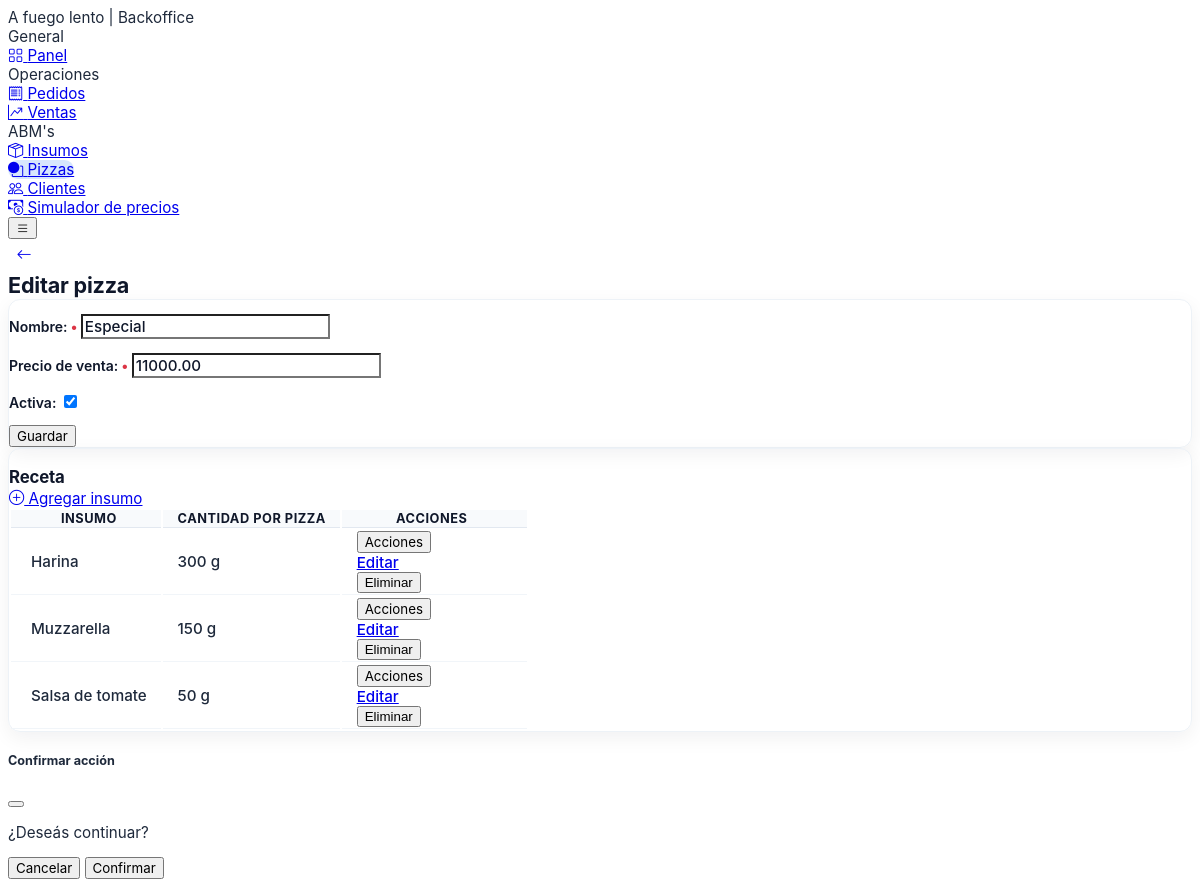
The app's page /pizzas/3/edit/, older data.
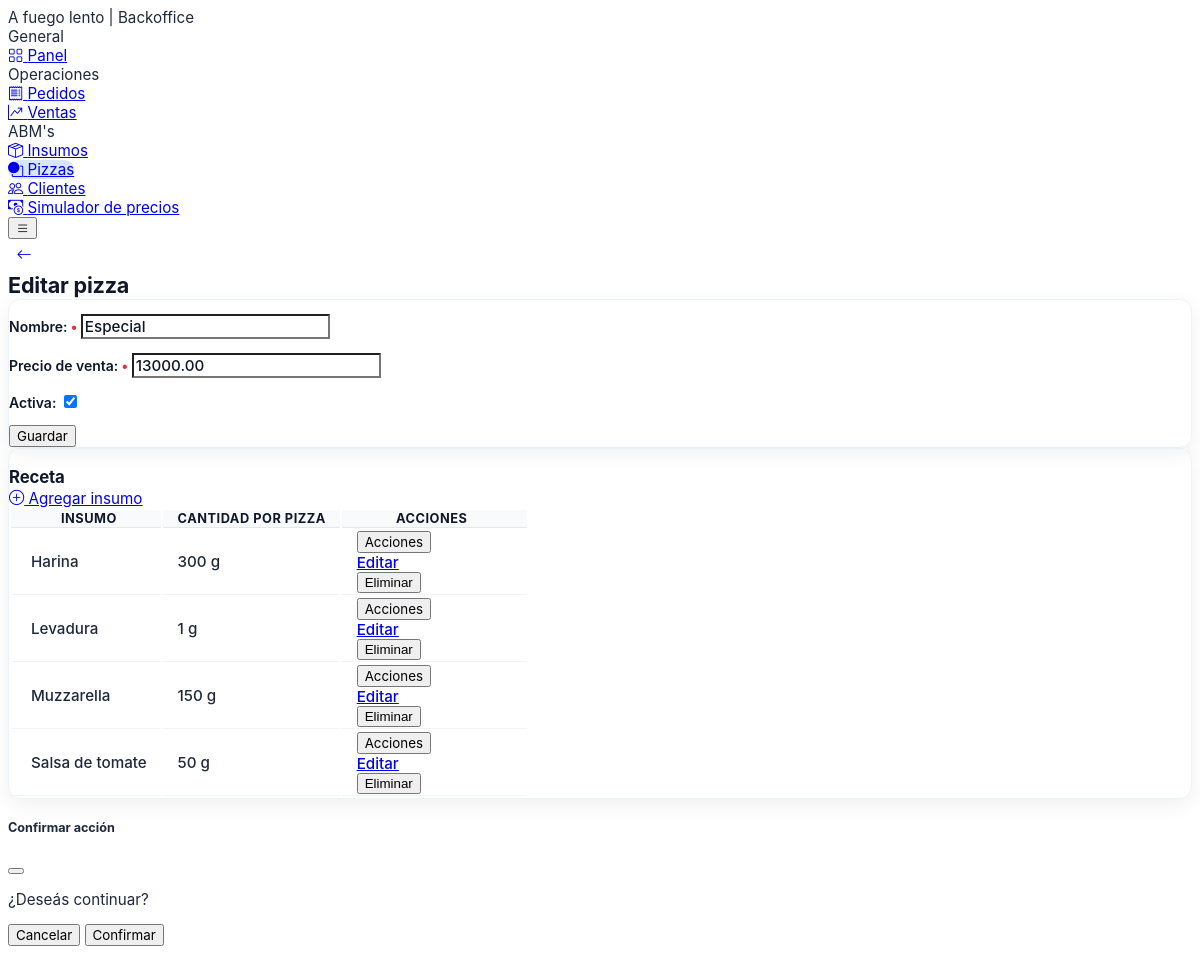
The same page, newer data.
### core/models.py (models this page shows, shortened)
class TimestampedModel(models.Model):
    created_at = models.DateTimeField(auto_now_add=True)
    updated_at = models.DateTimeField(auto_now=True)
    class Meta:
        abstract = True

class Pizza(TimestampedModel):
    name = models.CharField(max_length=120, unique=True)
    sale_price = models.DecimalField(max_digits=12, decimal_places=2, validators=[MinValueValidator(0)])
    is_active = models.BooleanField(default=True)

class RecipeItem(models.Model):
    pizza = models.ForeignKey(Pizza, on_delete=models.CASCADE, related_name="recipe_items")
    ingredient = models.ForeignKey(Ingredient, on_delete=models.PROTECT, related_name="recipe_items")
    quantity = models.DecimalField(max_digits=12, decimal_places=3, validators=[MinValueValidator(0.001)])
    class Meta:
        constraints = [
            models.UniqueConstraint(fields=["pizza", "ingredient"], name="uniq_recipe_item"),
        ]

class Ingredient(TimestampedModel):
    class Unit(models.TextChoices):
        GRAM = "g", "Gramo"
        MILLILITER = "ml", "Mililitro"
        UNIT = "un", "Unidad"
    name = models.CharField(max_length=120, unique=True)
    unit = models.CharField(max_length=2, choices=Unit.choices)
    quantity = models.DecimalField(
        max_digits=12,
        decimal_places=3,
        validators=[MinValueValidator(0.001)],
        verbose_name="Cantidad",
    )
    total_price = models.DecimalField(
        max_digits=12,
        decimal_places=2,
        validators=[MinValueValidator(0)],
        verbose_name="Precio total",
    )
    unit_price = models.DecimalField(
        max_digits=14,
        decimal_places=6,
        validators=[MinValueValidator(0)],
        verbose_name="Precio unitario",
    )
    is_active = models.BooleanField(default=True)

### core/views.py (the view, shortened to what this page needs)
# urls.py: path("pizzas/<int:pk>/edit/", PizzaUpdateView.as_view(), name="pizza_update"),
class PizzaUpdateView(View):
    template_name = "core/pizza_form.html"
    def get(self, request, pk):
        pizza = get_object_or_404(Pizza, pk=pk)
        recipe_items = pizza.recipe_items.select_related("ingredient").order_by("ingredient__name")
        return render(
            request,
            self.template_name,
            {"form": PizzaForm(instance=pizza), "pizza": pizza, "recipe_items": recipe_items},
        )

### core/forms.py
class PizzaForm(forms.ModelForm):
    class Meta:
        model = Pizza
        fields = ["name", "sale_price", "is_active"]
    def __init__(self, *args, **kwargs):
        super().__init__(*args, **kwargs)
        _apply_styles(self)
        self.fields["name"].label = "Nombre"
        self.fields["sale_price"].label = "Precio de venta"
        self.fields["is_active"].label = "Activa"

### core/forms.py (called while the page is built)
def _apply_styles(form):
    for field in form.fields.values():
        widget = field.widget
        existing = widget.attrs.get("class", "")
        if isinstance(widget, (forms.Select, forms.SelectMultiple)):
            css = "form-select"
        elif isinstance(widget, forms.CheckboxInput):
            css = "form-check-input"
        else:
            css = "form-control"
        widget.attrs["class"] = f"{existing} {css}".strip()

### templates/core/pizza_form.html (shortened to what this page needs)
{% extends "base.html" %}
{% block page_back %}
<a class="btn btn-icon btn-light-primary bo-back-btn" href="/pizzas/" title="Volver">
  <i class="bi bi-arrow-left"></i>
</a>
{% endblock %}
{% block page_title %}{% if pizza %}Editar pizza{% else %}Nueva pizza{% endif %}{% endblock %}
{% block content %}
<div class="card bo-content-card mb-5">
  <div class="card-body">
    <form method="post" class="bo-form">
      {{ form.as_p }}
      <button class="btn btn-primary" type="submit">Guardar</button>
    </form>
  </div>
</div>
{% if pizza %}
<div class="card bo-content-card">
  <div class="card-header d-flex flex-wrap justify-content-between align-items-center gap-3">
    <h3 class="card-title mb-0">Receta</h3>
    <a class="btn btn-light-primary" href="{% url 'core:pizza_recipe_create' pizza.id %}">
      <i class="bi bi-plus-circle"></i>&nbsp;Agregar insumo
    </a>
  </div>
  <div class="card-body p-0">
    <div class="table-responsive bo-table-responsive">
      <table class="table table-row-dashed align-middle gs-0 gy-3 bo-table mb-0">
        <thead>
          <tr>
            <th>Insumo</th>
            <th>Cantidad por pizza</th>
            <th>Acciones</th>
          </tr>
        </thead>
        <tbody>
        {% for recipe in recipe_items %}
          <tr>
            <td>{{ recipe.ingredient.name }}</td>
            <td>{{ recipe.quantity|floatformat:"-3" }} {{ recipe.ingredient.unit }}</td>
            <td>
              <div class="dropdown">
                <button class="btn btn-sm btn-light-primary dropdown-toggle" data-bs-toggle="dropdown" type="button">
                  Acciones
                </button>
                <div class="dropdown-menu">
                  <a class="dropdown-item" href="{% url 'core:recipe_update' recipe.id %}">Editar</a>
                  <form method="post" action="{% url 'core:recipe_delete' recipe.id %}" data-confirm-message="¿Eliminar insumo de la receta?">
                    <button class="dropdown-item text-danger" type="submit">Eliminar</button>
                  </form>
                </div>
              </div>
            </td>
          </tr>
        {% empty %}
          <tr class="bo-empty-row"><td colspan="3">Esta pizza aún no tiene insumos en la receta.</td></tr>
        {% endfor %}
        </tbody>
      </table>
    </div>
  </div>
</div>
{% else %}
<div class="alert alert-primary d-flex align-items-center p-5">
  <i class="bi bi-info-circle-fill fs-3 text-primary me-3"></i>
  <span>Guardá la pizza para poder cargar su receta de insumos.</span>
</div>
{% endif %}
{% endblock %}

Row changes from the older to the newer data that the page shows:
changed Pizza "Especial": sale_price "11000.00" → "13000.00"
added RecipeItem: ingredient.name "Levadura", quantity "1", ingredient.unit "g"
